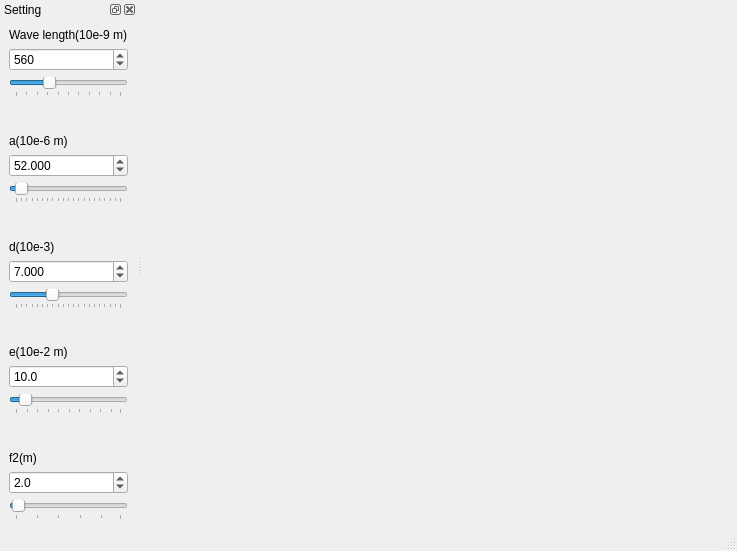
<?xml version="1.0" encoding="UTF-8"?>
<ui version="4.0">
 <class>MainWindow</class>
 <widget class="QMainWindow" name="MainWindow">
  <property name="geometry">
   <rect>
    <x>0</x>
    <y>0</y>
    <width>737</width>
    <height>551</height>
   </rect>
  </property>
  <property name="windowTitle">
   <string>Diffraction - Fraunhofer</string>
  </property>
  <widget class="QWidget" name="centralWidget">
   <layout class="QHBoxLayout" name="horizontalLayout">
    <item>
     <widget class="MPL_WIDGET_3D" name="mplwidget3D" native="true"/>
    </item>
   </layout>
  </widget>
  <widget class="QDockWidget" name="dockWidget">
   <property name="windowTitle">
    <string>Setting</string>
   </property>
   <attribute name="dockWidgetArea">
    <number>1</number>
   </attribute>
   <widget class="QWidget" name="dockWidgetContents_3">
    <layout class="QHBoxLayout" name="horizontalLayout_4">
     <item>
      <layout class="QVBoxLayout" name="verticalLayout">
       <item>
        <widget class="QLabel" name="label_lamda">
         <property name="text">
          <string>Wave length(10e-9 m)</string>
         </property>
        </widget>
       </item>
       <item>
        <widget class="QSpinBox" name="SpinBox_lambda">
         <property name="statusTip">
          <string>Change the wave length of monochromatic light</string>
         </property>
         <property name="minimum">
          <number>400</number>
         </property>
         <property name="maximum">
          <number>900</number>
         </property>
         <property name="singleStep">
          <number>10</number>
         </property>
         <property name="value">
          <number>560</number>
         </property>
        </widget>
       </item>
       <item>
        <widget class="QSlider" name="slider_lambda">
         <property name="statusTip">
          <string>Change the wave length of monochromatic light</string>
         </property>
         <property name="minimum">
          <number>400</number>
         </property>
         <property name="maximum">
          <number>900</number>
         </property>
         <property name="singleStep">
          <number>10</number>
         </property>
         <property name="value">
          <number>560</number>
         </property>
         <property name="orientation">
          <enum>Qt::Horizontal</enum>
         </property>
         <property name="tickPosition">
          <enum>QSlider::TicksBelow</enum>
         </property>
         <property name="tickInterval">
          <number>50</number>
         </property>
        </widget>
       </item>
       <item>
        <spacer name="verticalSpacer">
         <property name="orientation">
          <enum>Qt::Vertical</enum>
         </property>
         <property name="sizeHint" stdset="0">
          <size>
           <width>105</width>
           <height>13</height>
          </size>
         </property>
        </spacer>
       </item>
       <item>
        <widget class="QLabel" name="label_a">
         <property name="text">
          <string>a(10e-6 m)</string>
         </property>
        </widget>
       </item>
       <item>
        <widget class="QDoubleSpinBox" name="SpinBox_a">
         <property name="statusTip">
          <string>Change the radius  of the circular aperture</string>
         </property>
         <property name="decimals">
          <number>3</number>
         </property>
         <property name="minimum">
          <double>0.000000000000000</double>
         </property>
         <property name="maximum">
          <double>1000.000000000000000</double>
         </property>
         <property name="singleStep">
          <double>1.000000000000000</double>
         </property>
         <property name="value">
          <double>52.000000000000000</double>
         </property>
        </widget>
       </item>
       <item>
        <widget class="QSlider" name="slider_a">
         <property name="statusTip">
          <string>Change the radius  of the circular aperture</string>
         </property>
         <property name="minimum">
          <number>0</number>
         </property>
         <property name="maximum">
          <number>1000</number>
         </property>
         <property name="singleStep">
          <number>20</number>
         </property>
         <property name="pageStep">
          <number>1</number>
         </property>
         <property name="value">
          <number>52</number>
         </property>
         <property name="sliderPosition">
          <number>52</number>
         </property>
         <property name="orientation">
          <enum>Qt::Horizontal</enum>
         </property>
         <property name="tickPosition">
          <enum>QSlider::TicksBelow</enum>
         </property>
         <property name="tickInterval">
          <number>50</number>
         </property>
        </widget>
       </item>
       <item>
        <spacer name="verticalSpacer_3">
         <property name="orientation">
          <enum>Qt::Vertical</enum>
         </property>
         <property name="sizeHint" stdset="0">
          <size>
           <width>105</width>
           <height>13</height>
          </size>
         </property>
        </spacer>
       </item>
       <item>
        <widget class="QLabel" name="label_d">
         <property name="text">
          <string>d(10e-3)</string>
         </property>
        </widget>
       </item>
       <item>
        <widget class="QDoubleSpinBox" name="SpinBox_d">
         <property name="statusTip">
          <string>Distance of the source from the optic axis</string>
         </property>
         <property name="decimals">
          <number>3</number>
         </property>
         <property name="maximum">
          <double>20.000000000000000</double>
         </property>
         <property name="singleStep">
          <double>0.100000000000000</double>
         </property>
         <property name="value">
          <double>7.000000000000000</double>
         </property>
        </widget>
       </item>
       <item>
        <widget class="QSlider" name="slider_d">
         <property name="statusTip">
          <string>Distance of the source from the optic axis</string>
         </property>
         <property name="maximum">
          <number>20</number>
         </property>
         <property name="singleStep">
          <number>1</number>
         </property>
         <property name="pageStep">
          <number>1</number>
         </property>
         <property name="value">
          <number>7</number>
         </property>
         <property name="orientation">
          <enum>Qt::Horizontal</enum>
         </property>
         <property name="tickPosition">
          <enum>QSlider::TicksBelow</enum>
         </property>
         <property name="tickInterval">
          <number>1</number>
         </property>
        </widget>
       </item>
       <item>
        <spacer name="verticalSpacer_2">
         <property name="orientation">
          <enum>Qt::Vertical</enum>
         </property>
         <property name="sizeHint" stdset="0">
          <size>
           <width>105</width>
           <height>13</height>
          </size>
         </property>
        </spacer>
       </item>
       <item>
        <widget class="QLabel" name="label_e">
         <property name="text">
          <string>e(10e-2 m)</string>
         </property>
        </widget>
       </item>
       <item>
        <widget class="QDoubleSpinBox" name="SpinBox_e">
         <property name="statusTip">
          <string>Change the side of the square-shaped screen</string>
         </property>
         <property name="decimals">
          <number>1</number>
         </property>
         <property name="minimum">
          <double>0.100000000000000</double>
         </property>
         <property name="singleStep">
          <double>1.000000000000000</double>
         </property>
         <property name="value">
          <double>10.000000000000000</double>
         </property>
        </widget>
       </item>
       <item>
        <widget class="QSlider" name="slider_e">
         <property name="statusTip">
          <string>Change the side of the square-shaped screen</string>
         </property>
         <property name="minimum">
          <number>1</number>
         </property>
         <property name="maximum">
          <number>100</number>
         </property>
         <property name="value">
          <number>10</number>
         </property>
         <property name="orientation">
          <enum>Qt::Horizontal</enum>
         </property>
         <property name="tickPosition">
          <enum>QSlider::TicksBelow</enum>
         </property>
         <property name="tickInterval">
          <number>10</number>
         </property>
        </widget>
       </item>
       <item>
        <spacer name="verticalSpacer_4">
         <property name="orientation">
          <enum>Qt::Vertical</enum>
         </property>
         <property name="sizeHint" stdset="0">
          <size>
           <width>105</width>
           <height>13</height>
          </size>
         </property>
        </spacer>
       </item>
       <item>
        <widget class="QLabel" name="label_f2">
         <property name="text">
          <string>f2(m)</string>
         </property>
        </widget>
       </item>
       <item>
        <widget class="QDoubleSpinBox" name="SpinBox_f2">
         <property name="statusTip">
          <string>Change the focal length f2 of the lens L2</string>
         </property>
         <property name="decimals">
          <number>1</number>
         </property>
         <property name="minimum">
          <double>0.100000000000000</double>
         </property>
         <property name="maximum">
          <double>50.000000000000000</double>
         </property>
         <property name="value">
          <double>2.000000000000000</double>
         </property>
        </widget>
       </item>
       <item>
        <widget class="QSlider" name="slider_f2">
         <property name="statusTip">
          <string>Change the focal length f2 of the lens L2</string>
         </property>
         <property name="minimum">
          <number>1</number>
         </property>
         <property name="maximum">
          <number>50</number>
         </property>
         <property name="value">
          <number>2</number>
         </property>
         <property name="orientation">
          <enum>Qt::Horizontal</enum>
         </property>
         <property name="tickPosition">
          <enum>QSlider::TicksBelow</enum>
         </property>
         <property name="tickInterval">
          <number>10</number>
         </property>
        </widget>
       </item>
      </layout>
     </item>
    </layout>
   </widget>
  </widget>
  <widget class="QStatusBar" name="statusBar"/>
  <widget class="QMenuBar" name="menuBar">
   <property name="geometry">
    <rect>
     <x>0</x>
     <y>0</y>
     <width>737</width>
     <height>21</height>
    </rect>
   </property>
  </widget>
 </widget>
 <customwidgets>
  <customwidget>
   <class>MPL_WIDGET_3D</class>
   <extends>QWidget</extends>
   <header location="global">mplwidget</header>
   <container>1</container>
  </customwidget>
 </customwidgets>
 <resources/>
 <connections/>
</ui>
